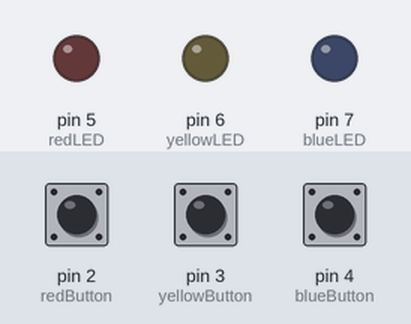
Bench run of a sketch on a simulated Arduino Uno, built with avr-gcc and run on an emulated ATmega328P. Parts: output pins drawn as LEDs (lit = HIGH). The inputs (shaded band) are chosen by the test bench; at power-on: pin 2 (redButton) HIGH, pin 3 (yellowButton) HIGH, pin 4 (blueButton) HIGH.

Above: at 1.2 s.
1.3 s: pin 2 (redButton) pulled LOW for 0.15 s
At 1.37 s:
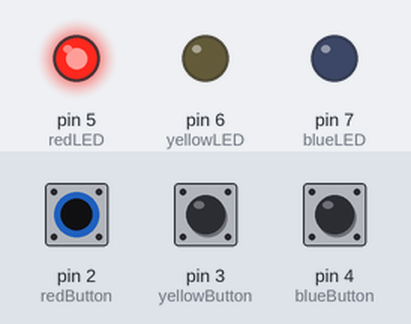
2.9 s: pin 3 (yellowButton) pulled LOW for 0.15 s
At 2.97 s:
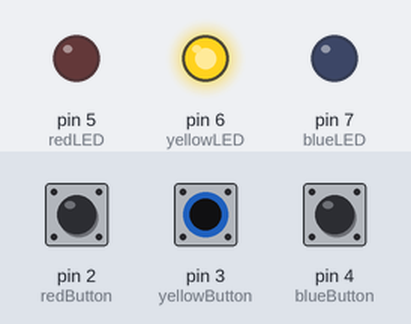
4.5 s: pin 4 (blueButton) pulled LOW for 0.15 s
At 4.57 s:
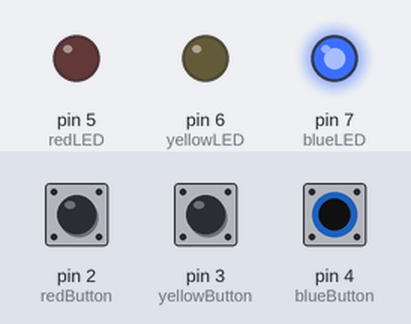
6.1 s: pin 4 (blueButton) pulled LOW for 3.2 s
At 10.0 s:
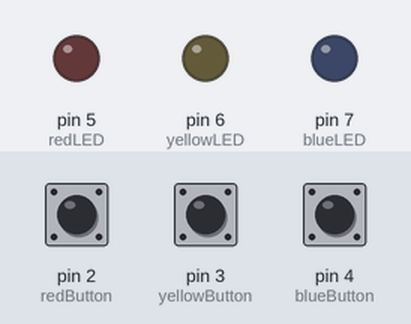
10.8 s: pin 2 (redButton) pulled LOW for 3.2 s
At 11.1 s:
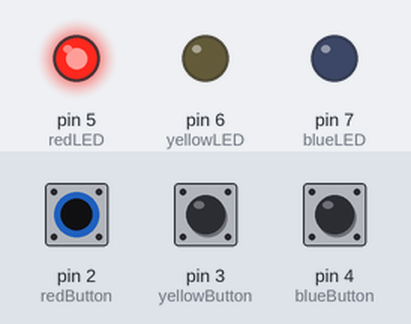
15.5 s: pin 2 (redButton) driven LOW and pin 3 (yellowButton) driven LOW
At 15.9 s:
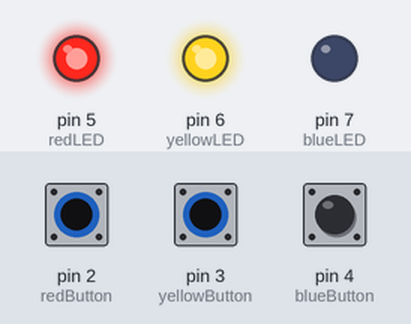
Timing chart, 0 to 18.0 s (numbered marks = the images above; inputs shaded):
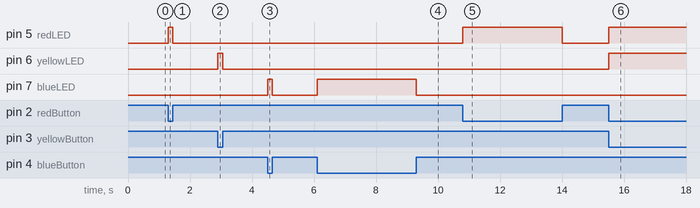

The sketch:

led_butten.ino
```cpp
// تعريف دبابيس الأزرار و LEDs
int redButton = 2;    // الزر الأحمر
int yellowButton = 3; // الزر الأصفر
int blueButton = 4;   // الزر الأزرق

int redLED = 5;       // LED الأحمر
int yellowLED = 6;    // LED الأصفر
int blueLED = 7;      // LED الأزرق

void setup() {
  // إعداد الأزرار كمدخلات مع مقاومات سحب داخلية
  pinMode(redButton, INPUT_PULLUP);
  pinMode(yellowButton, INPUT_PULLUP);
  pinMode(blueButton, INPUT_PULLUP);

  // إعداد LEDs كمخرجات
  pinMode(redLED, OUTPUT);
  pinMode(yellowLED, OUTPUT);
  pinMode(blueLED, OUTPUT);
}

void loop() {
  // قراءة حالة الأزرار
  int redState = digitalRead(redButton);
  int yellowState = digitalRead(yellowButton);
  int blueState = digitalRead(blueButton);

  // إذا كانت الأزرار تستخدم مقاومات سحب داخلية، فالحالة ستكون منخفضة (LOW) عند الضغط
  if (redState == LOW) {
    digitalWrite(redLED, HIGH);  // تشغيل LED الأحمر
  } else {
    digitalWrite(redLED, LOW);   // إيقاف LED الأحمر
  }

  if (yellowState == LOW) {
    digitalWrite(yellowLED, HIGH); // تشغيل LED الأصفر
  } else {
    digitalWrite(yellowLED, LOW);  // إيقاف LED الأصفر
  }

  if (blueState == LOW) {
    digitalWrite(blueLED, HIGH);   // تشغيل LED الأزرق
  } else {
    digitalWrite(blueLED, LOW);    // إيقاف LED الأزرق
  }
}
```

Measured:
- after the input at 1.3 s, pin 5 (redLED): LOW → HIGH at once, → LOW 0.15 s later
- after the input at 2.9 s, pin 6 (yellowLED): LOW → HIGH at once, → LOW 0.15 s later
- after the input at 4.5 s, pin 7 (blueLED): LOW → HIGH at once, → LOW 0.15 s later
- after the input at 6.1 s, pin 7 (blueLED): LOW → HIGH at once, → LOW 3.2 s later
- after the input at 10.8 s, pin 5 (redLED): LOW → HIGH at once, → LOW 3.2 s later
- after the input at 15.5 s, pin 5 (redLED), pin 6 (yellowLED): LOW → HIGH at once
